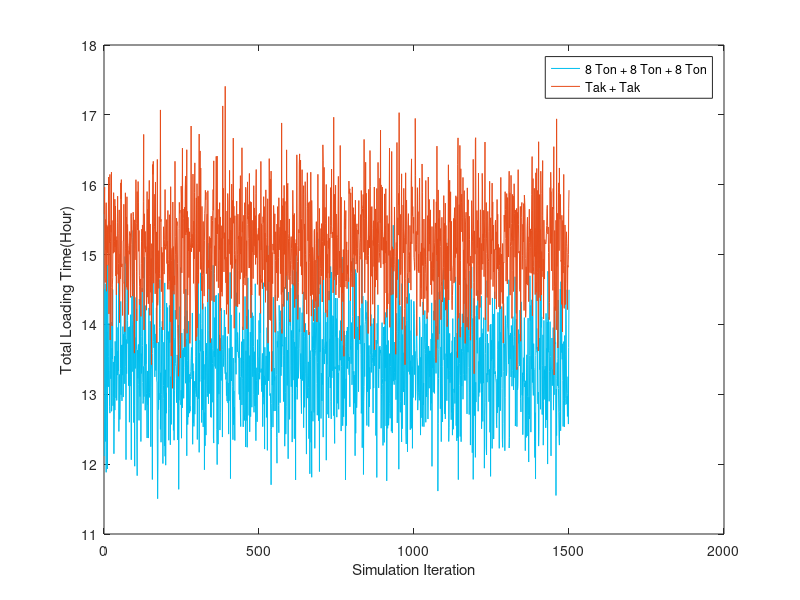

Source code (MATLAB):
clc;
clear;
close all;
LoadAv =  [normrnd(14,1,1,1500) ; normrnd(14,1,1,1500); normrnd(15,1,1,1500) ; normrnd(19,1,1,1500); normrnd(23,1,1,1500)];
UnloadAv = [normrnd(9,1,1,1500) ; normrnd(9,1,1,1500); normrnd(11,1,1,1500) ; normrnd(15,1,1,1500); normrnd(19,1,1,1500)];
ST = [normrnd(1,0.25,1,1500) ; normrnd(1,0.25,1,1500); normrnd(4,0.5,1,1500) ; normrnd(4,0.5,1,1500); normrnd(4,0.5,1,1500)];
HeightAvC = [1.49, 1.64, 1.9, 2, 2];
LengthAvC = [1.69, 2.4735, 4.5086, 5.52, 7.01];
WidthAvC = [1.39, 1.63, 2, 2.23, 2.4533];
VolAvC = HeightAvC .* LengthAvC .* WidthAvC;
WeightAvP = 2.567049;
HeightAvP = 0.153521;
LengthAvP = 0.334231;
WidthAvP = 0.245838;
VolAvPS = HeightAvP * LengthAvP * WidthAvP;
VolAvPNS = (1.75)^3 * VolAvPS;
Nparcels = (VolAvC)./(0.7*VolAvPS+0.3*VolAvPNS);
Maxit = size(LoadAv,2);
TLoad = [];
TUnload = [];
it = [];

for j = 1:Maxit
    for k = 1:5
    TLoad(k,j) = (LoadAv(k,j) * Nparcels(1,k)+ST(k,j))/(3600);
    TUnload(k,j) = (UnloadAv(k,j) * Nparcels(1,k)+ST(k,j))/(3600);
    end
end

 it = linspace(1,Maxit,Maxit);
% figure();
% subplot(3,2,1);
% hold on;
% 
% for i = 1:5
%     plot(it,TLoad(i,:));
% end
% xlabel('Simulation Iteration');
% ylabel('Total Loading Time(Hour)');
% legend('Vanet Sabok','Vanet Sangin','6 Ton','8 Ton','Tak');
% hold on;

%  subplot(3,2,2);
%  hold on;
%  xlabel('Simulation Iteration');
%  ylabel('Total Unloading Time(Hour)');
 S = {'k-','b-','g-','c','r-'};
% 
% figure(2);
%  
%  for i = 1:5
%     plot(it,TLoad(i,:),S{i});
%     hold on;
%  end
% 
% xlabel('Simulation Iteration');
% ylabel('Total Loading Time(Hour)');
% legend('Vanet Sabok','Vanet Sangin','6 Ton','8 Ton','Tak');

 
% subplot(3,2,3);
% hold on;
 
% 
% % plot(it,TUnload(5,:),'Color',[0.9,0.3,0.1]);
% % hold on;
% % plot(it,2*TUnload(3,:),'Color',[0,0.8,0.5]);
% % xlabel('Simulation Iteration');
% % ylabel('Total Unloading Time(Hour)');
% % legend('Tak','6 Ton + 6 Ton')
%   
% hold off;
 %%legend('Tak','6 Ton + 6 Ton');
%  
% 
%  
%  subplot(3,2,4);
%  hold on;
%  xlabel('Simulation Iteration');
%  ylabel('Total Unloading Time(Hour)');
% 
% 
% plot(it,3*TUnload(3,:),'b-.');
% 
% plot(it,TUnload(5,:),'r-.');
%   
% hold off;
% legend('6 Ton + 6 Ton + 6 Ton','Tak');
% 
% 
% subplot(3,2,5);
%  hold on;
%  xlabel('Simulation Iteration');
%  ylabel('Total Loading Time(Hour)');
% 
% plot(it,2*TLoad(4,:),'b');
% plot(it,TLoad(5,:),'r');
%   
% hold off;
% legend('8 Ton + 8 Ton','Tak');
% 
% 
% subplot(3,2,6);
% hold on;
% xlabel('Simulation Iteration');
% ylabel('Total Unloading Time(Hour)');
% 
% plot(it,2*TUnload(4,:),'b-.');
% plot(it,TUnload(5,:),'r-.');
%   
% hold off;
% legend('8 Ton + 8 Ton','Tak');
% 
% 
% 
% figure();
% hold on;
plot(it,3*TLoad(4,:),'Color', [0.0010 0.7450 0.9330]);
hold on;
plot(it,2*TLoad(5,:),'Color', [0.9 0.3 0.1]);
xlabel('Simulation Iteration');
ylabel('Total Loading Time(Hour)');
legend('8 Ton + 8 Ton + 8 Ton','Tak + Tak');
% 
% 
% 
% 
% figure();
% hold on;
% plot(it,4*TUnload(3,:),'Color', [0 0.3 0.9]);
% plot(it,2*TUnload(4,:),'Color', [0 0.8450 0.3330]);
% hold off;
% legend('6 Ton + 6 Ton + 6 Ton','8 Ton + 8 Ton');
